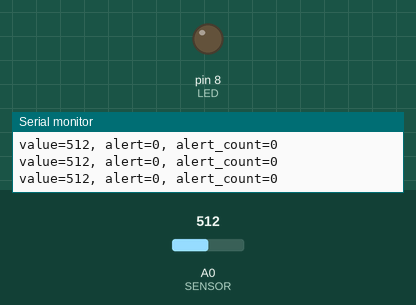
Recording of a sketch running on a simulated Arduino Uno, built with avr-gcc and run on an emulated ATmega328P. Shown: output pins drawn as LEDs (lit = HIGH), the last lines printed to the serial monitor. The test bench sets the inputs (shaded band); at power-on: A0 (SENSOR) = 512.

Above: at 1.3 s.
1.4 s: A0 (SENSOR) set to 692
2.9 s: A0 (SENSOR) set to 707
At 3.4 s:
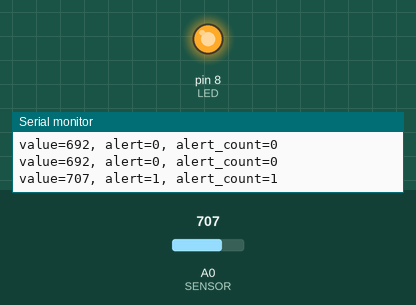
4.5 s: A0 (SENSOR) set to 690
At 5.7 s:
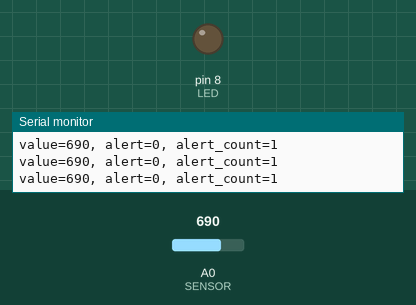
6.0 s: A0 (SENSOR) set to 710
At 7.0 s:
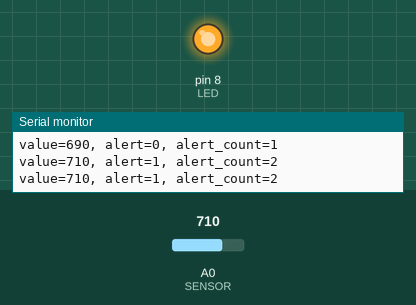
Timing chart, 0 to 8.5 s (numbered marks = the images above; inputs shaded):
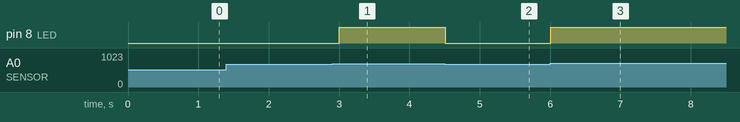

The sketch:

failure_detection_report_template.ino
```cpp
// Project 7 — Sensor-Based Failure Detection and Maintenance Scheduling
// Source: Sensor Interfacing Technique Report, Project 7.
// Arduino Uno generic analog condition monitor.

const int SENSOR = A0;
const int LED = 8;
const int WARN_LIMIT = 700; // set after calibration
unsigned long alertCount = 0;
bool wasAlert = false;

void setup() {
  Serial.begin(9600);
  pinMode(LED, OUTPUT);
}

void loop() {
  int value = analogRead(SENSOR);
  bool alert = value > WARN_LIMIT;

  if (alert && !wasAlert) alertCount++;
  wasAlert = alert;

  digitalWrite(LED, alert ? HIGH : LOW);
  Serial.print("value=");
  Serial.print(value);
  Serial.print(", alert=");
  Serial.print(alert);
  Serial.print(", alert_count=");
  Serial.println(alertCount);
  delay(500);
}
```

Measured:
- the behaviour switches between 700 and 701 on A0 (SENSOR) (found by bisection; images 0 and 1)
- after the input at 2.9 s, pin 8 (LED): LOW → HIGH after 0.10 s
- after the input at 4.5 s, pin 8 (LED): HIGH → LOW at once
- after the input at 6.0 s, pin 8 (LED): LOW → HIGH at once
